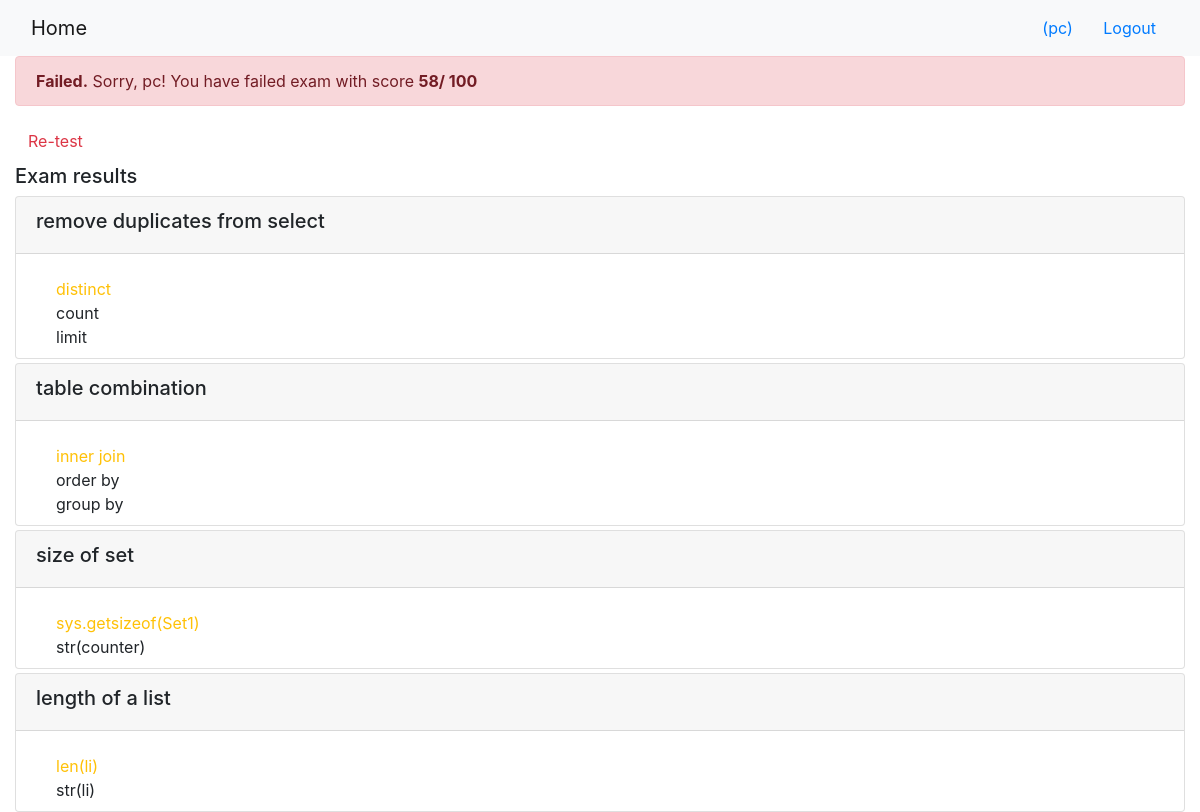
/onlinecourse/course/5/submission/5/result/ (signed in), run on the app's committed database.
### onlinecourse/models.py (models this page shows, shortened)
class Question(models.Model):
    question_text = models.CharField(max_length=1000)
    courses = models.ManyToManyField(Course)
    grade = models.FloatField()
    lesson = models.ForeignKey(Lesson, on_delete=models.CASCADE)

class Choice(models.Model):
    questions = models.ManyToManyField(Question)
    choice_text = models.CharField(max_length=1000)
    is_correct = models.BooleanField()
    question = models.ForeignKey(Question, on_delete=models.CASCADE, related_name='question_id',)

### onlinecourse/views.py (the view)
# urls.py: path('course/<int:course_id>/submission/<int:submission_id>/result/', views.show_exam_result, name='show_exam_result'),
def show_exam_result(request, course_id, submission_id):
    course  =  get_object_or_404(Course, pk=course_id)
    submission =  get_object_or_404(Submission, pk=submission_id)
    total =  0
    total_user =  0
    q_results = {}
    c_submits = {}
    c_results = {}
    for q in course.question_set.all():
        q_total = 0
        q_total_user = 0
        for c in q.choice_set.all():
            q_total += 1
            temp_right = c.is_correct
            count =  submission.choices.filter(id = c.id).count()
            temp_user  = count > 0
            c_submits[c.id] = temp_user
            c_results[c.id] = temp_user == temp_right
            if temp_user == temp_right:
                q_total_user += 1
        q_results[q.id] =  q.grade*(q_total_user / q_total)
        total += q.grade
        total_user  += q_results[q.id]
    context  = {}
    context["course"]  =  course
    context["submission"]  =  submission
    context["total"]  =  total
    context["total_user"]  =  total_user
    context["q_results"]  =  q_results
    context["c_submits"]  =  c_submits
    context["c_results"]  =  c_results
    context["grade"]  =  int((total_user/total)*100)
    return render(request, 'onlinecourse/exam_result_bootstrap.html', context)

### onlinecourse/templates/onlinecourse/exam_result_bootstrap.html (shortened to what this page needs)
<!DOCTYPE html>
<html lang="en">
<head>
    {% load static %}
    <link rel="stylesheet" href="https://maxcdn.bootstrapcdn.com/bootstrap/4.5.2/css/bootstrap.min.css">
</head>
<body>
 <nav class="navbar navbar-light bg-light">
    <div class="container-fluid">
        <div class="navbar-header">
              <a class="navbar-brand" href="{% url 'onlinecourse:index' %}">Home</a>
        </div>
        <ul class="nav navbar-nav navbar-right">
            {% if user.is_authenticated %}
            <li>
                <a class="btn btn-link" href="#">{{ user.first_name }}({{ user.username }})</a>
                <a class="btn btn-link" href="{% url 'onlinecourse:logout' %}">Logout</a>
            </li>
            {% endif %}
        </ul>
    </div>
</nav>
<div class="container-fluid">
    {% if grade > 80 %}
    <div class="alert alert-success">
       <b>Congratulations, {{ user.username }}!</b>   You have passed the exam and completed the course with score <b>{{ grade }}/ 100</b></b>
    </div>
        {% else %}
        <div class="alert alert-danger">
            <b>Failed.</b> Sorry, {{ user.username }}! You have failed exam with score <b>{{ grade }}/ 100</b></b>
        </div>
        <a class="btn btn-link text-danger" href="{% url 'onlinecourse:course_details' course.id %}">Re-test</a>
        {% endif %}
        <div class="card-columns-vertical mt-1">
        <h5 class="">Exam results</h5>
            {% for  question in course.question_set.all %}
            <div class="card mt-1">
                <div class="card-header"><h5>{{ question.question_text}}</h5></div>
                <div class="form-group">
                    <ul style="list-style-type: none">
                    {% for choice in question.choice_set.all %}
                    <div class="{% for key, value in c_results.items %}
                        {% if choice.id == key %}
                            {% if value == True and choice.is_correct %}
                                text-success
                            {% elif value == False and choice.is_correct %}
                                text-warning
                            {% endif %}
                        {% endif %}
                        {% endfor %}">
                        <div class="form-check">
                            <label class="form-check-label">
                                <li class="form-check-input" id="{{choice.id}}"
                                value="{{choice.id}}" >
                                   {{ choice.choice_text }}
                                </li>
                            </label>
                        </div>
                    </div>
                    {% endfor %}
                    </ul>
                </div>
            </div>
            {% endfor %}
        </div>
    </div>
</body>
</html>

### data on the page
Question: question_text "remove duplicates from select"
Choice: {{ choice.id }} 7 (drawn), choice_text "distinct"
Choice: {{ choice.id }} 8 (drawn), choice_text "count"
Choice: {{ choice.id }} 9 (drawn), choice_text "limit"
Question: question_text "table combination"
Choice: {{ choice.id }} 4 (drawn), choice_text "inner join"
Choice: {{ choice.id }} 5 (drawn), choice_text "order by"
Choice: {{ choice.id }} 6 (drawn), choice_text "group by"
Question: question_text "size of set"
Choice: {{ choice.id }} 12 (drawn), choice_text "sys.getsizeof(Set1)"
Choice: {{ choice.id }} 13 (drawn), choice_text "str(counter)"
Question: question_text "length of a list"
Choice: {{ choice.id }} 10 (drawn), choice_text "len(li)"
Choice: {{ choice.id }} 11 (drawn), choice_text "str(li)"

### other printed values
{{ user.username }} "pc"
{{ grade }} "58"
